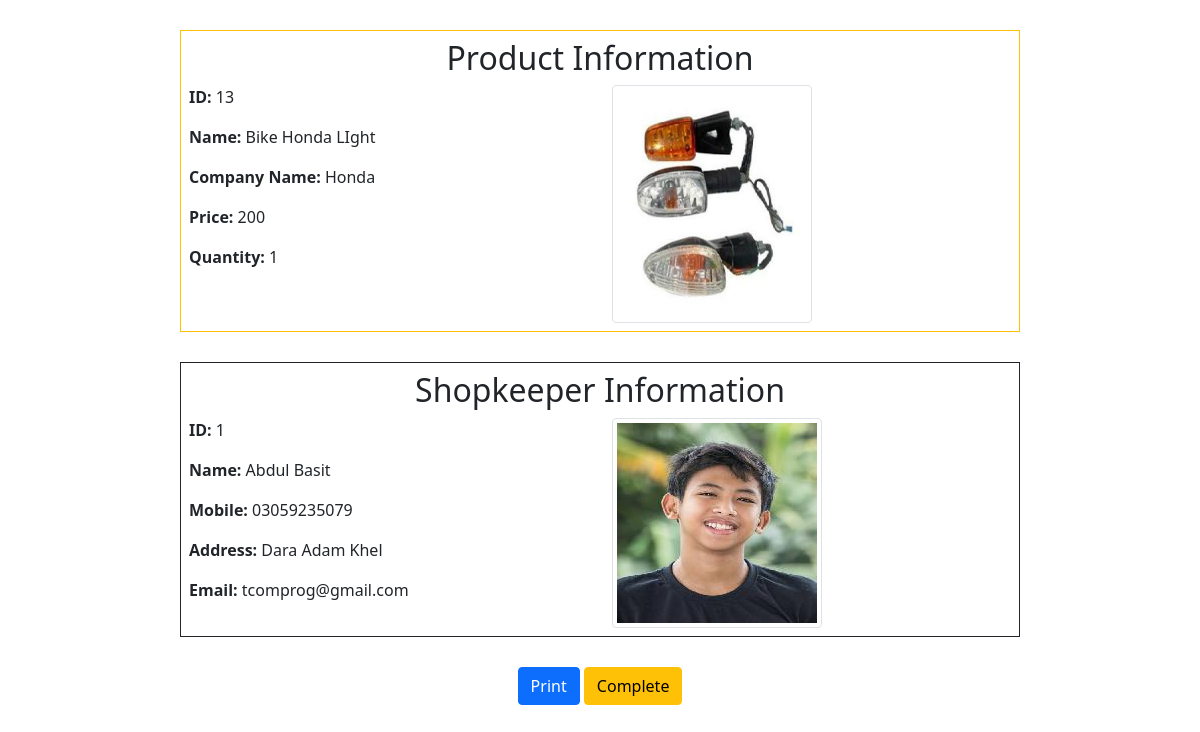
Screenshot of /wholesale/orderDetails.php?id=14 with the database file from the repository.
### tables this page shows
CREATE TABLE `cart` (
  `id` int(11) NOT NULL,
  `shopkeeper_id` int(11) DEFAULT NULL,
  `item_id` int(11) DEFAULT NULL,
  `qty` int(11) DEFAULT NULL,
  `price` int(11) DEFAULT NULL,
  `status` int(11) NOT NULL DEFAULT 0,
  `wholeId` int(11) NOT NULL,
  `order_id` int(11) NOT NULL,
  `delivery_status` int(11) NOT NULL DEFAULT 0
);

CREATE TABLE `items` (
  `id` int(11) NOT NULL,
  `name` varchar(100) DEFAULT NULL,
  `company_name` varchar(80) DEFAULT NULL,
  `price` varchar(15) DEFAULT NULL,
  `quantity` int(11) DEFAULT NULL,
  `mobile` varchar(15) DEFAULT NULL,
  `quality` varchar(50) DEFAULT NULL,
  `des` text DEFAULT NULL,
  `image` varchar(100) DEFAULT NULL,
  `wholesale_id` int(11) DEFAULT NULL,
  `status` int(11) NOT NULL DEFAULT 0
);

CREATE TABLE `shopkeeper` (
  `id` int(11) NOT NULL,
  `name` varchar(50) DEFAULT NULL,
  `email` varchar(40) DEFAULT NULL,
  `cnic` varchar(20) DEFAULT NULL,
  `mobile` varchar(20) DEFAULT NULL,
  `address` varchar(100) DEFAULT NULL,
  `password` varchar(80) DEFAULT NULL,
  `image` varchar(100) DEFAULT NULL
);

### include/DBHelper.php (called while the page is built, shortened)
<?php
class DBHelper{
    public static function get($query)
    {
        $con=$GLOBALS["con"];
        return $con->query($query);
    }
}
?>

### wholesale/orderDetails.php (the view, shortened to what this page needs)
<!DOCTYPE html>
<html lang="en">
<head>
    <link rel="stylesheet" href="boot4/bootstrap.css">
</head>
<body>
<?php
include_once("../include/DBHelper.php");
$result=DBHelper::get("SELECT cart.id as 'cart_id',cart.order_id as 'order_id',items.company_name,items.name as 'itemName',items.image as 'item_image',items.price,cart.qty,cart.item_id as 'itemID',shopkeeper.name as 'shopname',shopkeeper.email,shopkeeper.mobile,shopkeeper.address,shopkeeper.cnic,shopkeeper.image as 'user_image',cart.shopkeeper_id as 'shopkeeper_id' from cart INNER JOIN items on cart.item_id = items.id INNER JOIN shopkeeper on cart.shopkeeper_id = shopkeeper.id WHERE cart.id={$_GET["id"]};")->fetch_assoc();
?>
<div style="width: 70%;  margin:30px auto;" class="border border-warning p-2">
 <h2 class="text-center">Product Information</h2>
 <div class="row">
     <div class="col-6">
        <p><b>ID:  </b><?php echo $result["itemID"];?></p>
        <p><b>Name:  </b><?php echo $result["itemName"];?></p>
        <p><b>Company Name:  </b><?php echo $result["company_name"];?></p>
        <p><b>Price:  </b><?php echo $result["price"] * $result["qty"];?></p>
        <p><b>Quantity:  </b><?php echo $result["qty"];?></p>
     </div>
     <div class="col-6">
     <img width="200" height="200" src="../<?php echo $result["item_image"];?>" class="img-thumbnail" alt="...">
     </div>
 </div>
</div>
<div style="width: 70%;  margin:30px auto;" class="border border-dark p-2">
<h2 class="text-center">Shopkeeper Information</h2>
<div class="row">
     <div class="col-6">
        <p><b>ID:  </b><?php echo $result["shopkeeper_id"];?></p>
        <p><b>Name:  </b><?php echo $result["shopname"];?></p>
        <p><b>Mobile:  </b><?php echo $result["mobile"];?></p>
        <p><b>Address:  </b><?php echo $result["address"];?></p>
        <p><b>Email:  </b><?php echo $result["email"];?></p>
     </div>
     <div class="col-6">
     <img src="../<?php echo $result["user_image"];?>" class="img-thumbnail" alt="...">
     </div>
 </div>
</div>
<div style="text-align: center;" class="mb-5">
<button onclick="window.print()" type="button" class="btn btn-primary">Print</button>
<a href="model/completeOrder.php?cart_id=<?php echo $result["cart_id"];?>&order_id=<?php echo $result["order_id"];?>" class="btn btn-warning">Complete</a>
</div>
</body>
</html>

### rows the page displays
cart: item "13", item.name "Bike Honda LIght", item.company_name "Honda", $result['price']*$result['qty'] "200", qty "1", item.image (picture), shopkeeper "1", shopkeeper.name "Abdul Basit", shopkeeper.mobile "03059235079", shopkeeper.address "Dara Adam Khel", shopkeeper.email "tcomprog@gmail.com", shopkeeper.image (picture)
